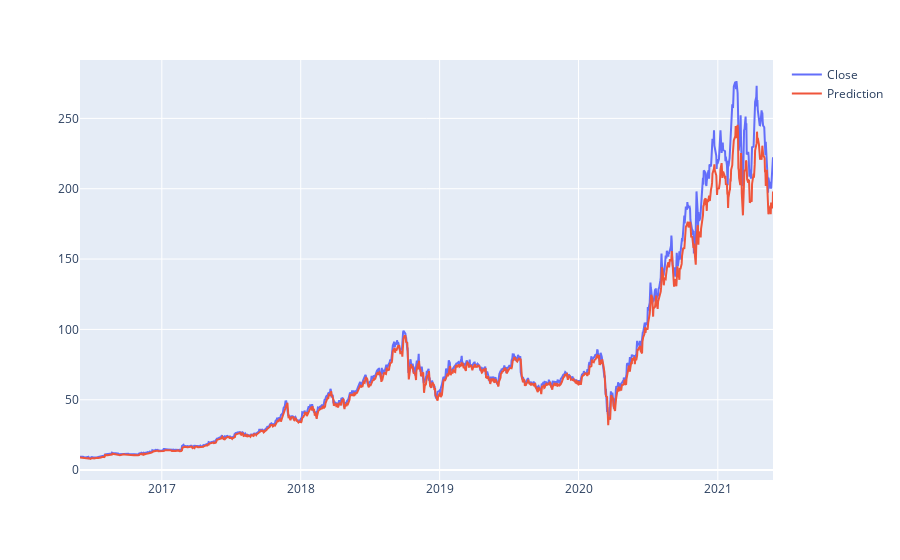

Notebook code cell kept with this figure:
### Code cell
def interactive_plot(df):
    fig = px.line()
    
    for i in df.columns[1:]:
        fig.add_scatter(x=df['Date'], y =df[i], name = i)
        
    fig.show()
interactive_plot(df_predicted)

### Figure 1 — Plotly figure (JSON) as saved in the notebook; plotly's stock layout.template omitted (floating-point values rounded to 4 significant figures; data arrays with more than 128 entries replaced by an {"elided": "..."} marker saying what was removed)
{"data": [{"name": "Close", "type": "scatter", "x": {"elided": "1257 str values"}, "y": {"elided": "1257 float values"}}, {"name": "Prediction", "type": "scatter", "x": {"elided": "1257 str values"}, "y": {"elided": "1257 float values"}}], "layout": {"legend": {"tracegroupgap": 0}, "margin": {"t": 60}, "xaxis": {"anchor": "y", "domain": [0, 1]}, "yaxis": {"anchor": "x", "domain": [0, 1]}}}
